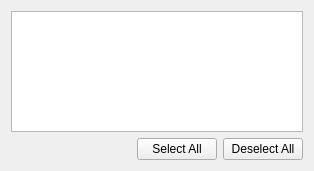
<?xml version="1.0" encoding="UTF-8"?>
<ui version="4.0">
 <class>Qnx::Internal::BarDescriptorEditorPermissionsWidget</class>
 <widget class="QWidget" name="Qnx::Internal::BarDescriptorEditorPermissionsWidget">
  <property name="geometry">
   <rect>
    <x>0</x>
    <y>0</y>
    <width>314</width>
    <height>171</height>
   </rect>
  </property>
  <property name="windowTitle">
   <string>Form</string>
  </property>
  <layout class="QVBoxLayout" name="verticalLayout">
   <item>
    <widget class="QTreeView" name="permissionsView">
     <property name="rootIsDecorated">
      <bool>false</bool>
     </property>
     <property name="itemsExpandable">
      <bool>false</bool>
     </property>
    </widget>
   </item>
   <item>
    <layout class="QHBoxLayout" name="horizontalLayout_2">
     <item>
      <spacer name="horizontalSpacer">
       <property name="orientation">
        <enum>Qt::Horizontal</enum>
       </property>
       <property name="sizeHint" stdset="0">
        <size>
         <width>40</width>
         <height>20</height>
        </size>
       </property>
      </spacer>
     </item>
     <item>
      <widget class="QPushButton" name="selectAllPermissions">
       <property name="text">
        <string>Select All</string>
       </property>
      </widget>
     </item>
     <item>
      <widget class="QPushButton" name="deselectAllPermissions">
       <property name="text">
        <string>Deselect All</string>
       </property>
      </widget>
     </item>
    </layout>
   </item>
  </layout>
 </widget>
 <resources/>
 <connections/>
</ui>
